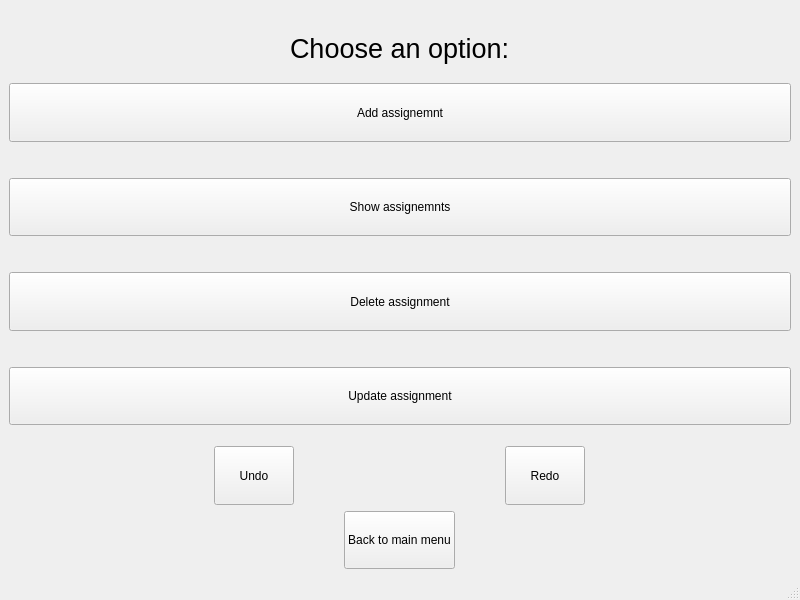
<?xml version="1.0" encoding="UTF-8"?>
<ui version="4.0">
 <class>MainWindow</class>
 <widget class="QMainWindow" name="MainWindow">
  <property name="geometry">
   <rect>
    <x>0</x>
    <y>0</y>
    <width>800</width>
    <height>600</height>
   </rect>
  </property>
  <property name="windowTitle">
   <string>MainWindow</string>
  </property>
  <widget class="QWidget" name="centralwidget">
   <layout class="QVBoxLayout" name="verticalLayout_2">
    <item>
     <layout class="QVBoxLayout" name="verticalLayout">
      <item>
       <spacer name="verticalSpacer_5">
        <property name="orientation">
         <enum>Qt::Vertical</enum>
        </property>
        <property name="sizeType">
         <enum>QSizePolicy::Maximum</enum>
        </property>
        <property name="sizeHint" stdset="0">
         <size>
          <width>20</width>
          <height>10</height>
         </size>
        </property>
       </spacer>
      </item>
      <item alignment="Qt::AlignHCenter">
       <widget class="QLabel" name="label">
        <property name="sizePolicy">
         <sizepolicy hsizetype="Maximum" vsizetype="Preferred">
          <horstretch>0</horstretch>
          <verstretch>0</verstretch>
         </sizepolicy>
        </property>
        <property name="font">
         <font>
          <pointsize>20</pointsize>
         </font>
        </property>
        <property name="text">
         <string>Choose an option:</string>
        </property>
       </widget>
      </item>
      <item>
       <widget class="QPushButton" name="add_assignemnt">
        <property name="sizePolicy">
         <sizepolicy hsizetype="Minimum" vsizetype="Minimum">
          <horstretch>50</horstretch>
          <verstretch>0</verstretch>
         </sizepolicy>
        </property>
        <property name="baseSize">
         <size>
          <width>0</width>
          <height>0</height>
         </size>
        </property>
        <property name="text">
         <string>Add assignemnt</string>
        </property>
       </widget>
      </item>
      <item>
       <spacer name="verticalSpacer_2">
        <property name="orientation">
         <enum>Qt::Vertical</enum>
        </property>
        <property name="sizeType">
         <enum>QSizePolicy::Fixed</enum>
        </property>
        <property name="sizeHint" stdset="0">
         <size>
          <width>20</width>
          <height>30</height>
         </size>
        </property>
       </spacer>
      </item>
      <item>
       <widget class="QPushButton" name="show_assignemnts">
        <property name="sizePolicy">
         <sizepolicy hsizetype="Minimum" vsizetype="Minimum">
          <horstretch>0</horstretch>
          <verstretch>0</verstretch>
         </sizepolicy>
        </property>
        <property name="text">
         <string>Show assignemnts</string>
        </property>
       </widget>
      </item>
      <item>
       <spacer name="verticalSpacer">
        <property name="orientation">
         <enum>Qt::Vertical</enum>
        </property>
        <property name="sizeType">
         <enum>QSizePolicy::Maximum</enum>
        </property>
        <property name="sizeHint" stdset="0">
         <size>
          <width>20</width>
          <height>30</height>
         </size>
        </property>
       </spacer>
      </item>
      <item>
       <widget class="QPushButton" name="delete_assignment">
        <property name="sizePolicy">
         <sizepolicy hsizetype="Minimum" vsizetype="Minimum">
          <horstretch>0</horstretch>
          <verstretch>0</verstretch>
         </sizepolicy>
        </property>
        <property name="maximumSize">
         <size>
          <width>16777215</width>
          <height>16777215</height>
         </size>
        </property>
        <property name="text">
         <string>Delete assignment</string>
        </property>
       </widget>
      </item>
      <item>
       <spacer name="verticalSpacer_3">
        <property name="orientation">
         <enum>Qt::Vertical</enum>
        </property>
        <property name="sizeType">
         <enum>QSizePolicy::Fixed</enum>
        </property>
        <property name="sizeHint" stdset="0">
         <size>
          <width>20</width>
          <height>30</height>
         </size>
        </property>
       </spacer>
      </item>
      <item>
       <widget class="QPushButton" name="update_assignment">
        <property name="sizePolicy">
         <sizepolicy hsizetype="Minimum" vsizetype="Minimum">
          <horstretch>0</horstretch>
          <verstretch>0</verstretch>
         </sizepolicy>
        </property>
        <property name="text">
         <string>Update assignment</string>
        </property>
       </widget>
      </item>
      <item>
       <spacer name="verticalSpacer_4">
        <property name="orientation">
         <enum>Qt::Vertical</enum>
        </property>
        <property name="sizeType">
         <enum>QSizePolicy::Fixed</enum>
        </property>
        <property name="sizeHint" stdset="0">
         <size>
          <width>20</width>
          <height>15</height>
         </size>
        </property>
       </spacer>
      </item>
      <item>
       <layout class="QHBoxLayout" name="horizontalLayout_3">
        <item>
         <widget class="QPushButton" name="undo">
          <property name="sizePolicy">
           <sizepolicy hsizetype="Fixed" vsizetype="Minimum">
            <horstretch>0</horstretch>
            <verstretch>0</verstretch>
           </sizepolicy>
          </property>
          <property name="text">
           <string>Undo</string>
          </property>
         </widget>
        </item>
        <item>
         <widget class="QPushButton" name="redo">
          <property name="sizePolicy">
           <sizepolicy hsizetype="Fixed" vsizetype="Minimum">
            <horstretch>0</horstretch>
            <verstretch>0</verstretch>
           </sizepolicy>
          </property>
          <property name="text">
           <string>Redo</string>
          </property>
         </widget>
        </item>
       </layout>
      </item>
      <item>
       <layout class="QHBoxLayout" name="horizontalLayout_2">
        <item>
         <widget class="QPushButton" name="back">
          <property name="sizePolicy">
           <sizepolicy hsizetype="Fixed" vsizetype="Minimum">
            <horstretch>0</horstretch>
            <verstretch>0</verstretch>
           </sizepolicy>
          </property>
          <property name="text">
           <string>Back to main menu</string>
          </property>
         </widget>
        </item>
       </layout>
      </item>
     </layout>
    </item>
   </layout>
  </widget>
  <widget class="QMenuBar" name="menubar">
   <property name="geometry">
    <rect>
     <x>0</x>
     <y>0</y>
     <width>800</width>
     <height>22</height>
    </rect>
   </property>
  </widget>
  <widget class="QStatusBar" name="statusbar"/>
 </widget>
 <resources/>
 <connections/>
</ui>
